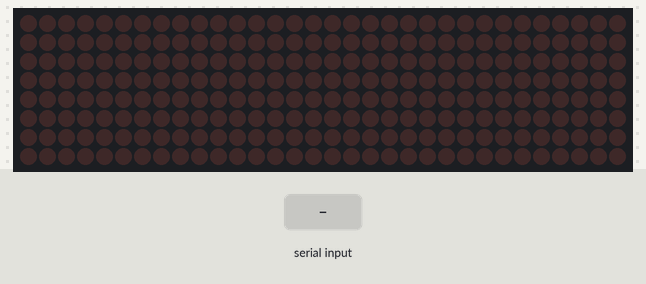
Simulated run of this sketch. Board: Arduino Uno, built with avr-gcc and run on an emulated ATmega328P. Parts: 32×8 LED matrix. The inputs (shaded band) are chosen by the test bench.

Above: at 1.2 s.
1.3 s: "1" received over Serial
At 3.5 s:
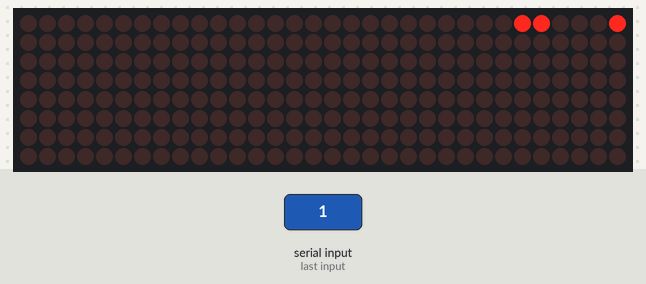
3.8 s: "0" received over Serial
6.3 s: "2" received over Serial
At 8.6 s:
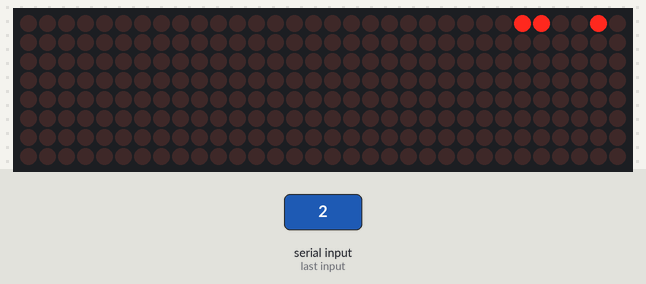
Timing chart, 0 to 10.1 s (numbered marks = the images above; inputs shaded):
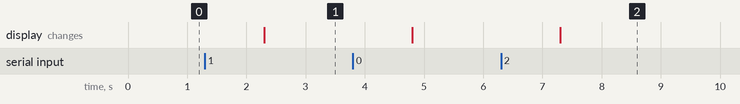

The sketch:

uno3.ino
```cpp
#include <LedControl.h>

int DIN = 13;
int CS =  12;
int CLK = 11;
byte buf[8];
LedControl lc = LedControl(DIN, CLK, CS, 4);

void setup() {
  Serial.begin(115200);
  lc.shutdown(0, false);      //启动时，MAX72XX处于省电模式
  lc.setIntensity(0, 1);      //将亮度设置为最大值
  lc.clearDisplay(0);         //清除显示
}

void loop() {
  if (Serial.available()) {
    Serial.readBytes(buf, 8);
    printByte(buf);
    delay(50);
  }
}
//点阵显示函数
void printByte(byte character [])
{
  int i = 0;
  for (i = 0; i < 8; i++)
  {
    lc.setRow(0, i, character[i]);
  }
}
```

Measured:
- after the input at 1.3 s, the display: changes after 1.0 s (image 1)
- after the input at 6.3 s, the display: changes after 1.0 s (image 2)
